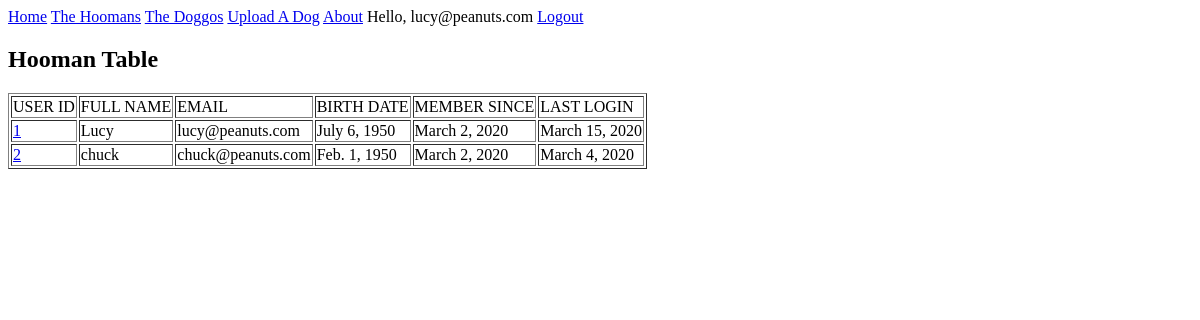
The app's page /users-page (signed in), older data.
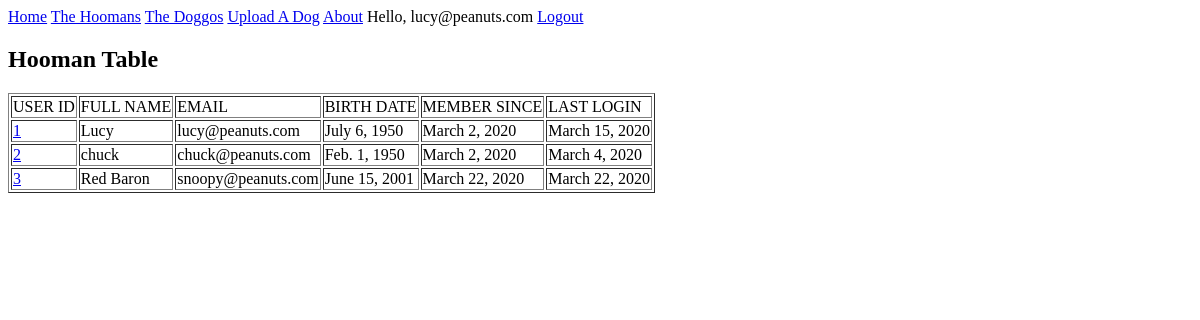
The same page, newer data.
### u_app/models.py (models this page shows)
class MyUser(AbstractBaseUser):
    email = models.EmailField(max_length=254, unique=True)
    password = models.CharField(max_length=50)
    full_name = models.CharField(max_length=50)
    birth_date = models.DateField(blank=True, null=True)
    registration_date = models.DateTimeField(auto_now_add=True)
    last_login = models.DateTimeField(auto_now_add=True)
    objects = BaseUserManager()
    USERNAME_FIELD = 'email'
    REQUIRED_FIELDS = ['full_name', 'birth_date',]

### u_app/views.py (the view)
# urls.py: path('users-page', views.users, name='users'),
@login_required
def users(request):
    users = MyUser.objects.all()
    return render(request, 'users.html', {'users': users})

### u_app/templates/users.html (shortened to what this page needs)
<!DOCTYPE html>
<html>
<head>
</head>
{% extends 'base.html' %}
{% block content %}
<body>
    <h2>Hooman Table</h2>
    <table border="1">
        <td>USER ID</td>
        <td>FULL NAME</td>
        <td>EMAIL</td>
        <td>BIRTH DATE</td>
        <td>MEMBER SINCE</td>
        <td>LAST LOGIN</td>
        {% for user in users %}
        <tr>
            <td><a href="http://localhost:8000/users/{{user.id}}">{{user.id}}</a></td>
            <td>{{ user.full_name }}</td>
            <td>{{ user.email }}</td>
            <td>{{ user.birth_date|date }}</td>
            <td>{{ user.registration_date|date }}</td>
            <td>{{ user.last_login|date }}</td>
        </tr>
        {% endfor %}
    </table>
</body>
{% endblock content %}

### u_app/templates/base.html
<!DOCTYPE html>
<html>
<head>
</head>
<body>
    <a href="{% url 'home' %}">Home</a>
    <a href="{% url 'users' %}">The Hoomans</a>
    <a href="{% url 'doggo_polls' %}">The Doggos</a>
    <a href="{% url 'register_dog' %}">Upload A Dog</a>
    <a href="{% url 'about_me' %}">About</a>
    {% if user.is_authenticated %}
        Hello, {{ user.email }}
    <a href="{% url 'logout' %}">Logout</a>
    {% else %}
    <a href="{% url 'register' %}">Register</a>
    <a href="{% url 'login' %}">Login</a>
    {% endif %}
{% block content %}{% endblock content %}
</body>
</html>

Row changes from the older to the newer data that the page shows:
added MyUser: id "3", full_name "Red Baron", email "snoopy@peanuts.com", birth_date "June 15, 2001", registration_date "March 22, 2020", last_login "March 22, 2020"
